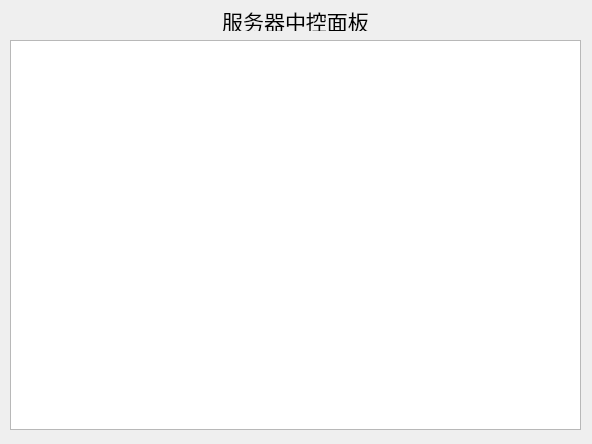
<?xml version="1.0" encoding="UTF-8"?>
<ui version="4.0">
 <class>ServerControlerClass</class>
 <widget class="QMainWindow" name="ServerControlerClass">
  <property name="geometry">
   <rect>
    <x>0</x>
    <y>0</y>
    <width>592</width>
    <height>444</height>
   </rect>
  </property>
  <property name="windowTitle">
   <string>Server</string>
  </property>
  <widget class="QWidget" name="centralWidget">
   <widget class="QPlainTextEdit" name="plainTextEdit_out">
    <property name="geometry">
     <rect>
      <x>10</x>
      <y>40</y>
      <width>571</width>
      <height>390</height>
     </rect>
    </property>
    <property name="textInteractionFlags">
     <set>Qt::TextInteractionFlag::TextSelectableByKeyboard|Qt::TextInteractionFlag::TextSelectableByMouse</set>
    </property>
   </widget>
   <widget class="QLabel" name="label">
    <property name="geometry">
     <rect>
      <x>10</x>
      <y>10</y>
      <width>571</width>
      <height>21</height>
     </rect>
    </property>
    <property name="font">
     <font>
      <pointsize>16</pointsize>
     </font>
    </property>
    <property name="text">
     <string>服务器中控面板</string>
    </property>
    <property name="alignment">
     <set>Qt::AlignmentFlag::AlignCenter</set>
    </property>
   </widget>
  </widget>
 </widget>
 <layoutdefault spacing="6" margin="11"/>
 <resources>
  <include location="../../res/Server.qrc"/>
 </resources>
 <connections/>
</ui>
